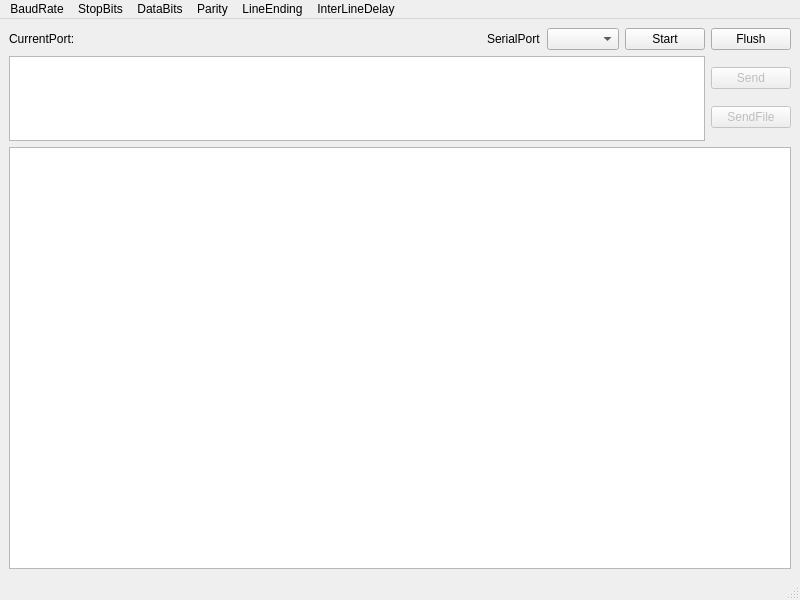
<?xml version="1.0" encoding="UTF-8"?>
<ui version="4.0">
 <class>MainWindow</class>
 <widget class="QMainWindow" name="MainWindow">
  <property name="geometry">
   <rect>
    <x>0</x>
    <y>0</y>
    <width>800</width>
    <height>600</height>
   </rect>
  </property>
  <property name="windowTitle">
   <string>MainWindow</string>
  </property>
  <widget class="QWidget" name="centralwidget">
   <layout class="QGridLayout" name="gridLayout">
    <item row="0" column="0">
     <layout class="QVBoxLayout" name="verticalLayout_2" stretch="0,1,5">
      <item>
       <layout class="QHBoxLayout" name="horizontalLayout" stretch="1,0,0,0,0">
        <item>
         <widget class="QLabel" name="label">
          <property name="text">
           <string>CurrentPort: </string>
          </property>
         </widget>
        </item>
        <item>
         <widget class="QLabel" name="label_SerialPort">
          <property name="text">
           <string>SerialPort</string>
          </property>
         </widget>
        </item>
        <item>
         <widget class="QComboBox" name="combo_SerialPort"/>
        </item>
        <item>
         <widget class="QPushButton" name="Btn_SerialPort">
          <property name="text">
           <string>Start</string>
          </property>
         </widget>
        </item>
        <item>
         <widget class="QPushButton" name="Btn_Flush">
          <property name="text">
           <string>Flush</string>
          </property>
         </widget>
        </item>
       </layout>
      </item>
      <item>
       <layout class="QHBoxLayout" name="horizontalLayout_2">
        <item>
         <widget class="QTextEdit" name="edit_Send">
          <property name="html">
           <string>&lt;!DOCTYPE HTML PUBLIC &quot;-//W3C//DTD HTML 4.0//EN&quot; &quot;http://www.w3.org/TR/REC-html40/strict.dtd&quot;&gt;
&lt;html&gt;&lt;head&gt;&lt;meta name=&quot;qrichtext&quot; content=&quot;1&quot; /&gt;&lt;meta charset=&quot;utf-8&quot; /&gt;&lt;style type=&quot;text/css&quot;&gt;
p, li { white-space: pre-wrap; }
hr { height: 1px; border-width: 0; }
li.unchecked::marker { content: &quot;\2610&quot;; }
li.checked::marker { content: &quot;\2612&quot;; }
&lt;/style&gt;&lt;/head&gt;&lt;body style=&quot; font-family:'Microsoft YaHei UI'; font-size:9pt; font-weight:400; font-style:normal;&quot;&gt;
&lt;p style=&quot;-qt-paragraph-type:empty; margin-top:0px; margin-bottom:0px; margin-left:0px; margin-right:0px; -qt-block-indent:0; text-indent:0px;&quot;&gt;&lt;br /&gt;&lt;/p&gt;&lt;/body&gt;&lt;/html&gt;</string>
          </property>
         </widget>
        </item>
        <item>
         <layout class="QVBoxLayout" name="verticalLayout">
          <item>
           <widget class="QPushButton" name="Btn_Send">
            <property name="enabled">
             <bool>false</bool>
            </property>
            <property name="text">
             <string>Send</string>
            </property>
           </widget>
          </item>
          <item>
           <widget class="QPushButton" name="Btn_SendFile">
            <property name="enabled">
             <bool>false</bool>
            </property>
            <property name="text">
             <string>SendFile</string>
            </property>
           </widget>
          </item>
         </layout>
        </item>
       </layout>
      </item>
      <item>
       <widget class="QTextEdit" name="edit_recivie"/>
      </item>
     </layout>
    </item>
   </layout>
  </widget>
  <widget class="QMenuBar" name="menubar">
   <property name="geometry">
    <rect>
     <x>0</x>
     <y>0</y>
     <width>800</width>
     <height>24</height>
    </rect>
   </property>
   <widget class="QMenu" name="menuBaudRate">
    <property name="title">
     <string>BaudRate</string>
    </property>
   </widget>
   <widget class="QMenu" name="menuStopBits">
    <property name="title">
     <string>StopBits</string>
    </property>
   </widget>
   <widget class="QMenu" name="menuDataBits">
    <property name="title">
     <string>DataBits</string>
    </property>
   </widget>
   <widget class="QMenu" name="menuParity">
    <property name="title">
     <string>Parity</string>
    </property>
   </widget>
   <widget class="QMenu" name="menuLineEnding">
    <property name="title">
     <string>LineEnding</string>
    </property>
   </widget>
   <widget class="QMenu" name="menuInterLineDelay">
    <property name="title">
     <string>InterLineDelay</string>
    </property>
    <addaction name="actionInterLineDelay_1ms"/>
    <addaction name="actionInterLineDelay_20ms"/>
    <addaction name="actionInterLineDelay_50ms"/>
    <addaction name="actionInterLineDelay_Custom"/>
   </widget>
   <addaction name="menuBaudRate"/>
   <addaction name="menuStopBits"/>
   <addaction name="menuDataBits"/>
   <addaction name="menuParity"/>
   <addaction name="menuLineEnding"/>
   <addaction name="menuInterLineDelay"/>
  </widget>
  <widget class="QStatusBar" name="statusbar"/>
  <action name="actionInterLineDelay_1ms">
   <property name="checkable">
    <bool>true</bool>
   </property>
   <property name="text">
    <string>1ms</string>
   </property>
   <property name="menuRole">
    <enum>QAction::MenuRole::NoRole</enum>
   </property>
  </action>
  <action name="actionInterLineDelay_20ms">
   <property name="checkable">
    <bool>true</bool>
   </property>
   <property name="text">
    <string>20ms</string>
   </property>
   <property name="menuRole">
    <enum>QAction::MenuRole::NoRole</enum>
   </property>
  </action>
  <action name="actionInterLineDelay_50ms">
   <property name="checkable">
    <bool>true</bool>
   </property>
   <property name="text">
    <string>50ms</string>
   </property>
   <property name="menuRole">
    <enum>QAction::MenuRole::NoRole</enum>
   </property>
  </action>
  <action name="actionInterLineDelay_Custom">
   <property name="checkable">
    <bool>true</bool>
   </property>
   <property name="text">
    <string>Custom</string>
   </property>
   <property name="menuRole">
    <enum>QAction::MenuRole::NoRole</enum>
   </property>
  </action>
 </widget>
 <resources/>
 <connections/>
</ui>
